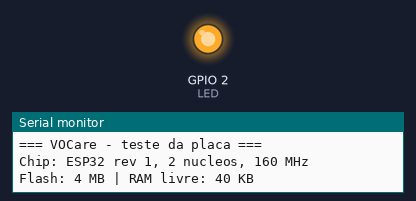
Recording of a sketch running on a simulated ESP32. Shown: output pins drawn as LEDs (lit = HIGH), the last lines printed to the serial monitor. A WiFi scan finds three made-up networks.

Above: at 1.5 s.
At 5.2 s:
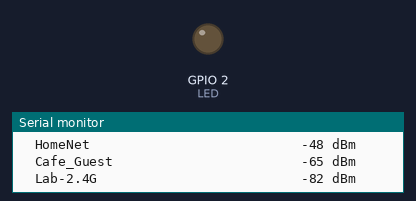
Timing chart, 0 to 7.0 s (numbered marks = the images above):
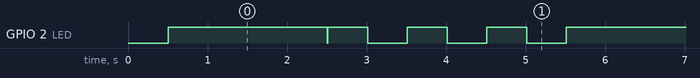

Measured:
- by itself, GPIO 2 (LED): repeats every 5.0 s: LOW 0.01 s, 3 × (HIGH 0.50 s, LOW 0.50 s), HIGH 2.0 s
- by itself, everything shown: repeats every 5.0 s, in 6 steps

The sketch:

teste.ino
```cpp
// Teste da placa: pisca o LED azul (GPIO2), mostra o chip e varre o Wi-Fi.
// Se isto funciona, placa, USB e rádio estão bons.
#include <WiFi.h>

const int LED = 2;

void setup() {
  pinMode(LED, OUTPUT);
  Serial.begin(115200);
  delay(500);
  Serial.println();
  Serial.println("=== VOCare - teste da placa ===");
  Serial.printf("Chip: %s rev %d, %d nucleos, %d MHz\n", ESP.getChipModel(), ESP.getChipRevision(),
                ESP.getChipCores(), ESP.getCpuFreqMHz());
  Serial.printf("Flash: %u MB | RAM livre: %u KB\n", ESP.getFlashChipSize() / (1024 * 1024), ESP.getFreeHeap() / 1024);
  WiFi.mode(WIFI_STA);
}

void loop() {
  digitalWrite(LED, HIGH);
  int n = WiFi.scanNetworks();
  digitalWrite(LED, LOW);
  Serial.printf("\nRedes Wi-Fi encontradas: %d\n", n);
  for (int i = 0; i < n && i < 8; i++) {
    Serial.printf("  %-32s %4d dBm\n", WiFi.SSID(i).c_str(), WiFi.RSSI(i));
  }
  for (int i = 0; i < 6; i++) {  // pisca 3x entre as varreduras
    digitalWrite(LED, i % 2 == 0);
    delay(500);
  }
}
```
